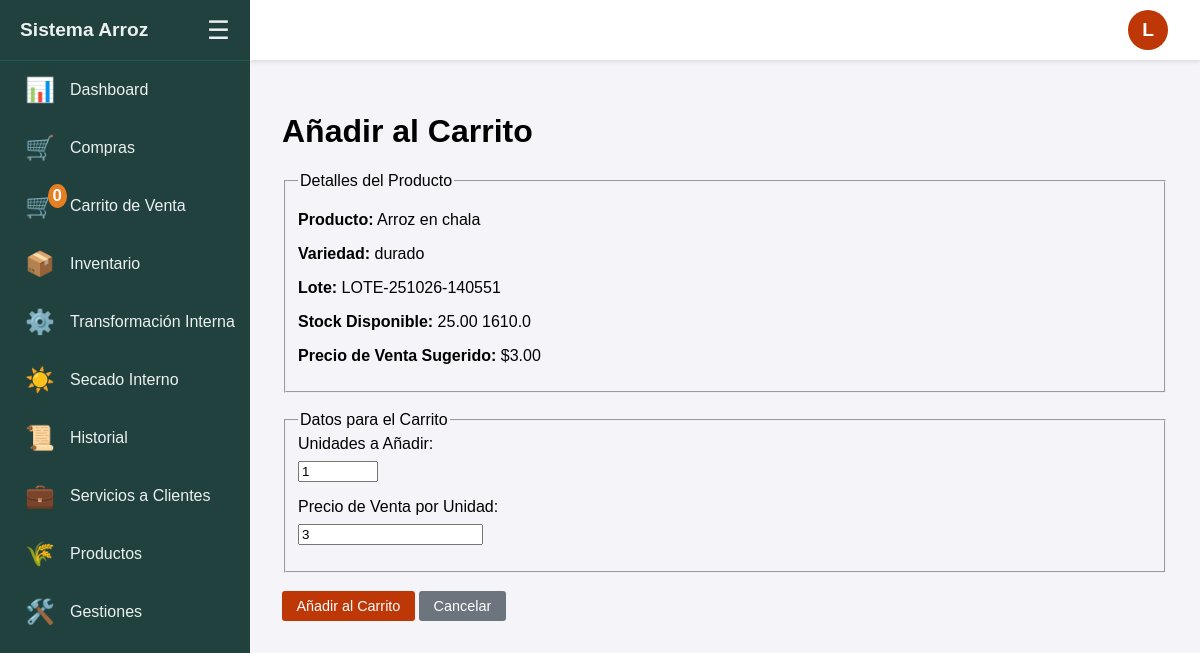
Screenshot of /agregar_al_carrito/9 (signed in) with the database file from the repository.
### tables this page shows
CREATE TABLE productos (
                id INTEGER PRIMARY KEY AUTOINCREMENT,
                nombre TEXT NOT NULL,
                codigo_producto TEXT NOT NULL UNIQUE,
                requiere_variedad INTEGER NOT NULL DEFAULT 1
            );

CREATE TABLE inventario (
                id INTEGER PRIMARY KEY AUTOINCREMENT,
                producto_id INTEGER NOT NULL,
                variedad TEXT,
                lote TEXT,
                cantidad REAL NOT NULL,
                unidad TEXT NOT NULL,
                fecha_entrada TEXT NOT NULL,
                fecha_salida TEXT, almacen_id INTEGER REFERENCES almacenes(id), estado TEXT NOT NULL DEFAULT 'seco', cantidad_kg REAL NOT NULL DEFAULT 0, ingenio_id INTEGER REFERENCES ingenios(id), precio_venta_unitario REAL,
                FOREIGN KEY (producto_id) REFERENCES productos(id)
            );

### blueprints/transactions.py (the view, shortened to what this page needs)
@transactions_bp.route('/agregar_al_carrito/<int:item_id>', methods=['GET', 'POST'])
@login_required
def agregar_al_carrito(item_id):
    item = obtener_item_inventario_por_id(g.user['ingenio_id'], item_id)
    if not item:
        flash('El item de inventario no existe.', 'danger')
        return redirect(url_for('main.inventario'))
    if item[4] <= 0: # item[4] es la cantidad
        flash('Este item no tiene stock disponible.', 'warning')
        return redirect(url_for('main.inventario'))
    return render_template('agregar_al_carrito.html', item=item)

### blueprints/__init__.py (called while the page is built)
def login_required(f):
    @wraps(f)
    def decorated_function(*args, **kwargs):
        if g.user is None:
            return redirect(url_for('auth.login', next=request.url))
        return f(*args, **kwargs)
    return decorated_function

### db.py (called while the page is built)
def obtener_ingenio_por_id_db(ingenio_id: int):
    with sqlite3.connect(DB_NAME) as conn:
        c = conn.cursor()
        return c.execute("SELECT id, nombre, direccion, nit, celular FROM ingenios WHERE id = ?", (ingenio_id,)).fetchone()

### templates/agregar_al_carrito.html (shortened to what this page needs)
{% extends "layout.html" %}
{% block content %}
  <h1>Añadir al Carrito</h1>
  {% if item %}
  <form method="post">
    <fieldset>
      <legend>Detalles del Producto</legend>
      <p><strong>Producto:</strong> {{ item[1] }}</p>
      <p><strong>Variedad:</strong> {{ item[2] or 'N/A' }}</p>
      <p><strong>Lote:</strong> {{ item[3] }}</p>
      <p><strong>Stock Disponible:</strong> {{ "%.2f"|format(item[4]) }} {{ item[5] }}</p>
      <p><strong>Precio de Venta Sugerido:</strong> ${{ "%.2f"|format(item[7]) if item[7] is not none else 'No definido' }}</p>
    </fieldset>
    <br>
    <fieldset>
        <legend>Datos para el Carrito</legend>
        <div class="form-group">
          <label for="cantidad">Unidades a Añadir:</label>
          <input type="number" step="0.01" name="cantidad" id="cantidad" required min="0.01" max="{{ item[4] }}" value="1">
        </div>
        <div class="form-group">
          <label for="precio">Precio de Venta por Unidad:</label>
          <input type="number" step="0.01" name="precio" id="precio" required min="0.01" value="{{ item[7] or '0.00' }}">
        </div>
    </fieldset>
    <br>
    <button type="submit">Añadir al Carrito</button>
    <a href="{{ url_for('main.inventario') }}" class="button-secondary">Cancelar</a>
  </form>
  {% endif %}
{% endblock %}

### templates/layout.html (style rules this page uses)
:root { --sidebar-width-expanded: 250px; --sidebar-width-collapsed: 80px; --top-bar-height: 60px; --sidebar-bg-color: #20413d; --sidebar-text-color: #ecf0f1; --sidebar-hover-bg: #155c4f; --sidebar-icon-color: #e67e22; }
body { font-family: sans-serif; margin: 0; background-color: #f4f4f9; }
button, input[type=submit] { padding: 0.5em 1em; background-color: #be3706; color: white; border: none; border-radius: 3px; cursor: pointer; font-size: 0.9em; transition: background-color 0.2s; }
.button-secondary { display: inline-block; padding: 0.5em 1em; background-color: #6c757d; color: white; border: none; border-radius: 3px; cursor: pointer; font-size: 0.9em; text-decoration: none; }
.form-group { margin-bottom: 1em; }
.form-group label { display: block; margin-bottom: 0.5em; }

### rows the page displays
productos: nombre "Arroz en chala"
inventario: variedad "durado", lote "LOTE-251026-140551", cantidad "25.00", cantidad_kg "1610.0", producto "3.00", precio "3"

### other values shown
{{ session.get('carrito', {})|length }} "0"
{{ g.user.email[0]|upper }} "L"
